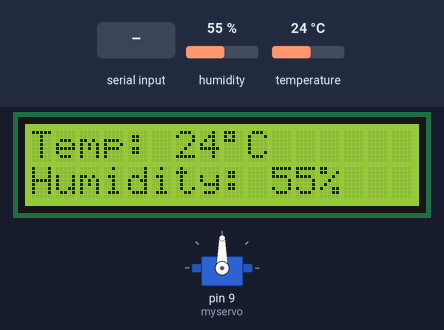
Simulated run of this sketch. Board: Arduino Uno, built with avr-gcc and run on an emulated ATmega328P. Shown: servo, 16×2 character LCD. The test bench sets the inputs (shaded band); at power-on: humidity 55 %, temperature 24 °C. What the sketch prints to the serial monitor is not drawn.

Above: at 1.2 s.
1.3 s: "90,45\n" received over Serial
At 7.7 s:
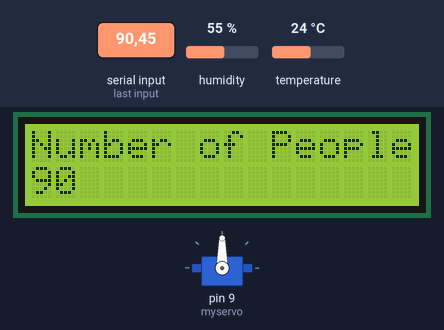
13.2 s: humidity set to 22 %
At 15.8 s:
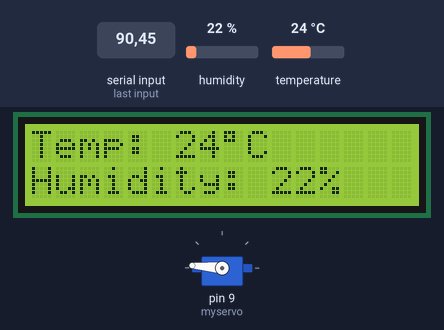
21.4 s: "5\n" received over Serial
At 28.1 s:
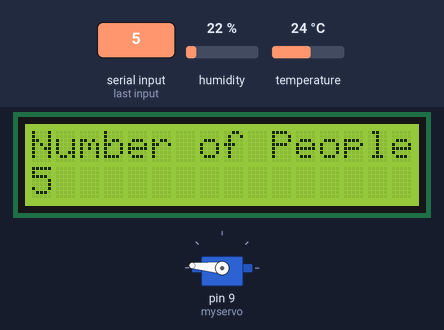
33.3 s: temperature set to 20 °C
At 35.6 s:
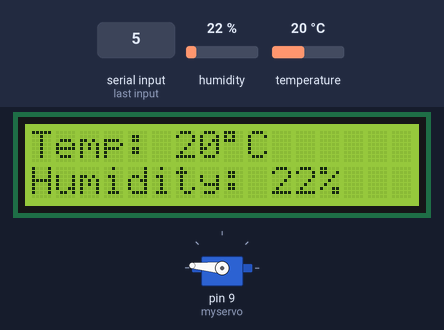
41.2 s: "30,150\n" received over Serial
At 47.5 s:
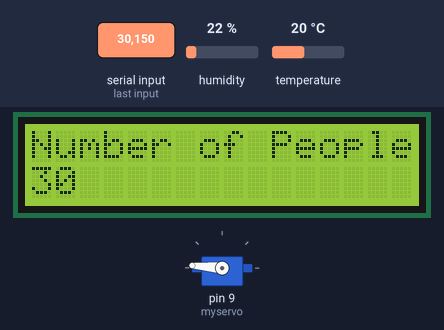
53.1 s: humidity set to 40 %
At 55.1 s:
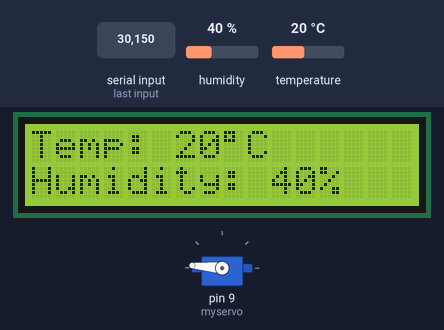
Timing chart, 0 to 61.0 s (numbered marks = the images above; inputs shaded):
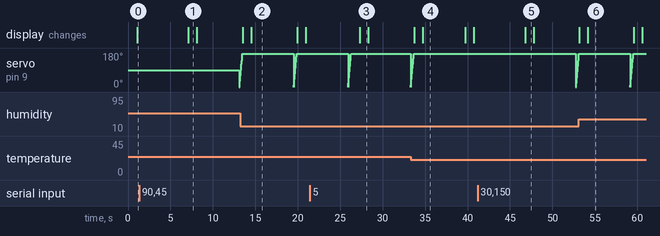

Measured:
- the behaviour switches between 22 and 21 °C on temperature (found by bisection; images 3 and 4)
- after the input at 1.3 s, servo on pin 9 (myservo): 90° → 30° after 11.8 s; the display: changes after 5.8 s (image 1)
- after the input at 13.2 s, the display: first differs from a run without the input after 1.3 s (image 2)
- after the input at 21.4 s, servo on pin 9 (myservo): goes on until 26.3 s, then stays 175°; the display: changes after 5.9 s (image 3)
- after the input at 33.3 s, servo on pin 9 (myservo): goes on until 33.7 s, then stays 175°; the display: first differs from a run without the input after 1.4 s (image 4)
- after the input at 41.2 s, the display: changes after 5.6 s (image 5)
- after the input at 53.1 s, the display: first differs from a run without the input after 1.1 s (image 6)

The sketch:

arduino_ino.ino
```cpp
// include the library code:
#include <LiquidCrystal.h>
#include <dht.h>
#include <Servo.h>

#define DHT11_PIN A0

// initialize the library with the numbers of the interface pins
LiquidCrystal lcd(12, 11, 5, 4, 3, 2);
dht DHT;

// Create a servo object to control a servo
Servo myservo;
int pos = 0; // store the servo position
//temperature = DHT.temperature; //temp initial
//tempprev = temperaturel;

void display(int temperature, int humidity) {
  lcd.clear();

  lcd.print("Temp: ");
  lcd.print(temperature);
  lcd.print((char)223);
  lcd.print("C");

  lcd.setCursor(0, 1);
  lcd.print("Humidity: ");
  lcd.print(humidity);
  lcd.print("%");
}

void message(int count) {
  lcd.clear();
  lcd.print("Number of People");

  lcd.setCursor(0, 1);
  lcd.print(count);
}

void setup() {
  // attaches the servo on pin 9 to the servo object
  myservo.attach(9);

  // set up the LCD's number of columns and rows:
  lcd.begin(16, 2);

  Serial.begin(9600);
  while (!Serial) {
  }
}

int count = 0;
int temperature = 0;
int humidity = 0;

void loop() {
  if (Serial.available() > 0) {
    String inString = Serial.readString();
    Serial.println(inString.c_str());
    count = atoi(inString.c_str());
  }

  int chk = DHT.read11(DHT11_PIN);


  temperature = DHT.temperature;
  //Control Rules: HVAC rate = 10 degC/hr, person rate = 1.78 degC/hr,

  humidity = DHT.humidity;

  message(count);
  delay(1000);
  display(temperature, humidity);
  delay(5000);

  double stat = count*1.78 + temperature;
  if(stat > 30 ){
    for(pos = 0; pos < 180; pos += 5){
      myservo.write(pos);
      delay(10);
    }
  }
}
```
